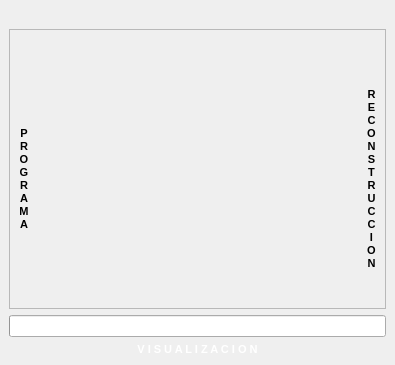
  <widget class="QWidget" name="centralwidget">
   <property name="mouseTracking">
    <bool>true</bool>
   </property>
   <layout class="QVBoxLayout">
    <property name="spacing">
     <number>6</number>
    </property>
    <property name="margin">
     <number>9</number>
    </property>
    <item>
     <widget class="QLabel" name="tituloProyecto">
      <property name="layoutDirection">
       <enum>Qt::RightToLeft</enum>
      </property>
      <property name="text">
       <string/>
      </property>
     </widget>
    </item>
    <item>
     <widget class="QFrame" name="glFrame">
      <property name="mouseTracking">
       <bool>true</bool>
      </property>
      <property name="frameShape">
       <enum>QFrame::StyledPanel</enum>
      </property>
      <property name="frameShadow">
       <enum>QFrame::Raised</enum>
      </property>
      <layout class="QVBoxLayout" stretch="0,2">
       <property name="spacing">
        <number>6</number>
       </property>
       <property name="margin">
        <number>9</number>
       </property>
       <item>
        <widget class="QLabel" name="textoInformacion">
         <property name="mouseTracking">
          <bool>true</bool>
         </property>
         <property name="text">
          <string/>
         </property>
        </widget>
       </item>
       <item>
        <layout class="QHBoxLayout" name="horizontalLayout" stretch="0,2,0,0">
         <item>
          <widget class="QLabel" name="etiquetaPrincipal">
           <property name="maximumSize">
            <size>
             <width>15</width>
             <height>16777215</height>
            </size>
           </property>
           <property name="mouseTracking">
            <bool>true</bool>
           </property>
           <property name="text">
            <string>&lt;!DOCTYPE HTML PUBLIC &quot;-//W3C//DTD HTML 4.0//EN&quot; &quot;http://www.w3.org/TR/REC-html40/strict.dtd&quot;&gt;
&lt;html&gt;&lt;head&gt;&lt;meta name=&quot;qrichtext&quot; content=&quot;1&quot; /&gt;&lt;style type=&quot;text/css&quot;&gt;
p, li { white-space: pre-wrap; }
&lt;/style&gt;&lt;/head&gt;&lt;body style=&quot; font-family:'MS Shell Dlg 2'; font-size:8.25pt; font-weight:400; font-style:normal;&quot;&gt;
&lt;p align=&quot;center&quot; style=&quot; margin-top:0px; margin-bottom:0px; margin-left:0px; margin-right:0px; -qt-block-indent:0; text-indent:0px;&quot;&gt;&lt;span style=&quot; font-size:8pt; font-weight:600;&quot;&gt;P&lt;/span&gt;&lt;/p&gt;
&lt;p align=&quot;center&quot; style=&quot; margin-top:0px; margin-bottom:0px; margin-left:0px; margin-right:0px; -qt-block-indent:0; text-indent:0px;&quot;&gt;&lt;span style=&quot; font-size:8pt; font-weight:600;&quot;&gt;R&lt;/span&gt;&lt;/p&gt;
&lt;p align=&quot;center&quot; style=&quot; margin-top:0px; margin-bottom:0px; margin-left:0px; margin-right:0px; -qt-block-indent:0; text-indent:0px;&quot;&gt;&lt;span style=&quot; font-size:8pt; font-weight:600;&quot;&gt;O&lt;/span&gt;&lt;/p&gt;
&lt;p align=&quot;center&quot; style=&quot; margin-top:0px; margin-bottom:0px; margin-left:0px; margin-right:0px; -qt-block-indent:0; text-indent:0px;&quot;&gt;&lt;span style=&quot; font-size:8pt; font-weight:600;&quot;&gt;G&lt;/span&gt;&lt;/p&gt;
&lt;p align=&quot;center&quot; style=&quot; margin-top:0px; margin-bottom:0px; margin-left:0px; margin-right:0px; -qt-block-indent:0; text-indent:0px;&quot;&gt;&lt;span style=&quot; font-size:8pt; font-weight:600;&quot;&gt;R&lt;/span&gt;&lt;/p&gt;
&lt;p align=&quot;center&quot; style=&quot; margin-top:0px; margin-bottom:0px; margin-left:0px; margin-right:0px; -qt-block-indent:0; text-indent:0px;&quot;&gt;&lt;span style=&quot; font-size:8pt; font-weight:600;&quot;&gt;A&lt;/span&gt;&lt;/p&gt;
&lt;p align=&quot;center&quot; style=&quot; margin-top:0px; margin-bottom:0px; margin-left:0px; margin-right:0px; -qt-block-indent:0; text-indent:0px;&quot;&gt;&lt;span style=&quot; font-size:8pt; font-weight:600;&quot;&gt;M&lt;/span&gt;&lt;/p&gt;
&lt;p align=&quot;center&quot; style=&quot; margin-top:0px; margin-bottom:0px; margin-left:0px; margin-right:0px; -qt-block-indent:0; text-indent:0px;&quot;&gt;&lt;span style=&quot; font-size:8pt; font-weight:600;&quot;&gt;A&lt;/span&gt;&lt;/p&gt;&lt;/body&gt;&lt;/html&gt;</string>
           </property>
           <property name="alignment">
            <set>Qt::AlignLeading|Qt::AlignLeft|Qt::AlignVCenter</set>
           </property>
           <property name="wordWrap">
            <bool>true</bool>
           </property>
          </widget>
         </item>
         <item>
          <widget class="GLArea" name="glArea" native="true">
           <property name="minimumSize">
            <size>
             <width>320</width>
             <height>240</height>
            </size>
           </property>
           <property name="mouseTracking">
            <bool>true</bool>
           </property>
          </widget>
         </item>
         <item>
          <widget class="GLArea" name="glContorno" native="true">
           <property name="enabled">
            <bool>false</bool>
           </property>
          </widget>
         </item>
         <item>
          <widget class="QLabel" name="etiquetaInteractuar">
           <property name="text">
            <string>&lt;!DOCTYPE HTML PUBLIC &quot;-//W3C//DTD HTML 4.0//EN&quot; &quot;http://www.w3.org/TR/REC-html40/strict.dtd&quot;&gt;
&lt;html&gt;&lt;head&gt;&lt;meta name=&quot;qrichtext&quot; content=&quot;1&quot; /&gt;&lt;style type=&quot;text/css&quot;&gt;
p, li { white-space: pre-wrap; }
&lt;/style&gt;&lt;/head&gt;&lt;body style=&quot; font-family:'MS Shell Dlg 2'; font-size:8.25pt; font-weight:400; font-style:normal;&quot;&gt;
&lt;p align=&quot;center&quot; style=&quot; margin-top:0px; margin-bottom:0px; margin-left:0px; margin-right:0px; -qt-block-indent:0; text-indent:0px;&quot;&gt;&lt;span style=&quot; font-size:8pt; font-weight:600;&quot;&gt;R&lt;br /&gt;E&lt;br /&gt;C&lt;br /&gt;O&lt;br /&gt;N&lt;br /&gt;S&lt;br /&gt;T&lt;br /&gt;R&lt;br /&gt;U&lt;br /&gt;C&lt;br /&gt;C&lt;br /&gt;I&lt;br /&gt;O&lt;br /&gt;N&lt;/span&gt;&lt;/p&gt;&lt;/body&gt;&lt;/html&gt;</string>
           </property>
           <property name="alignment">
            <set>Qt::AlignCenter</set>
           </property>
          </widget>
         </item>
        </layout>
       </item>
      </layout>
     </widget>
    </item>
    <item>
     <widget class="QProgressBar" name="barraProgreso">
      <property name="mouseTracking">
       <bool>true</bool>
      </property>
      <property name="value">
       <number>0</number>
      </property>
      <property name="textVisible">
       <bool>false</bool>
      </property>
     </widget>
    </item>
    <item>
     <widget class="QLabel" name="etiquetaVisualizacion">
      <property name="palette">
       <palette>
        <active>
         <colorrole role="WindowText">
          <brush brushstyle="SolidPattern">
           <color alpha="255">
            <red>255</red>
            <green>255</green>
            <blue>255</blue>
           </color>
          </brush>
         </colorrole>
         <colorrole role="Text">
          <brush brushstyle="SolidPattern">
           <color alpha="255">
            <red>255</red>
            <green>255</green>
            <blue>255</blue>
           </color>
          </brush>
         </colorrole>
        </active>
        <inactive>
         <colorrole role="WindowText">
          <brush brushstyle="SolidPattern">
           <color alpha="255">
            <red>255</red>
            <green>255</green>
            <blue>255</blue>
           </color>
          </brush>
         </colorrole>
         <colorrole role="Text">
          <brush brushstyle="SolidPattern">
           <color alpha="255">
            <red>255</red>
            <green>255</green>
            <blue>255</blue>
           </color>
          </brush>
         </colorrole>
        </inactive>
        <disabled>
         <colorrole role="WindowText">
          <brush brushstyle="SolidPattern">
           <color alpha="255">
            <red>112</red>
            <green>111</green>
            <blue>113</blue>
           </color>
          </brush>
         </colorrole>
         <colorrole role="Text">
          <brush brushstyle="SolidPattern">
           <color alpha="255">
            <red>112</red>
            <green>111</green>
            <blue>113</blue>
           </color>
          </brush>
         </colorrole>
        </disabled>
       </palette>
      </property>
      <property name="mouseTracking">
       <bool>true</bool>
      </property>
      <property name="text">
       <string>&lt;!DOCTYPE HTML PUBLIC &quot;-//W3C//DTD HTML 4.0//EN&quot; &quot;http://www.w3.org/TR/REC-html40/strict.dtd&quot;&gt;
&lt;html&gt;&lt;head&gt;&lt;meta name=&quot;qrichtext&quot; content=&quot;1&quot; /&gt;&lt;style type=&quot;text/css&quot;&gt;
p, li { white-space: pre-wrap; }
&lt;/style&gt;&lt;/head&gt;&lt;body style=&quot; font-family:'MS Shell Dlg 2'; font-size:8.25pt; font-weight:400; font-style:normal;&quot;&gt;
&lt;p style=&quot; margin-top:0px; margin-bottom:0px; margin-left:0px; margin-right:0px; -qt-block-indent:0; text-indent:0px;&quot;&gt;&lt;span style=&quot; font-size:8pt; font-weight:600;&quot;&gt;V I S U A L I Z A C I O N&lt;/span&gt;&lt;/p&gt;&lt;/body&gt;&lt;/html&gt;</string>
      </property>
      <property name="alignment">
       <set>Qt::AlignCenter</set>
      </property>
     </widget>
    </item>
   </layout>
  </widget>
